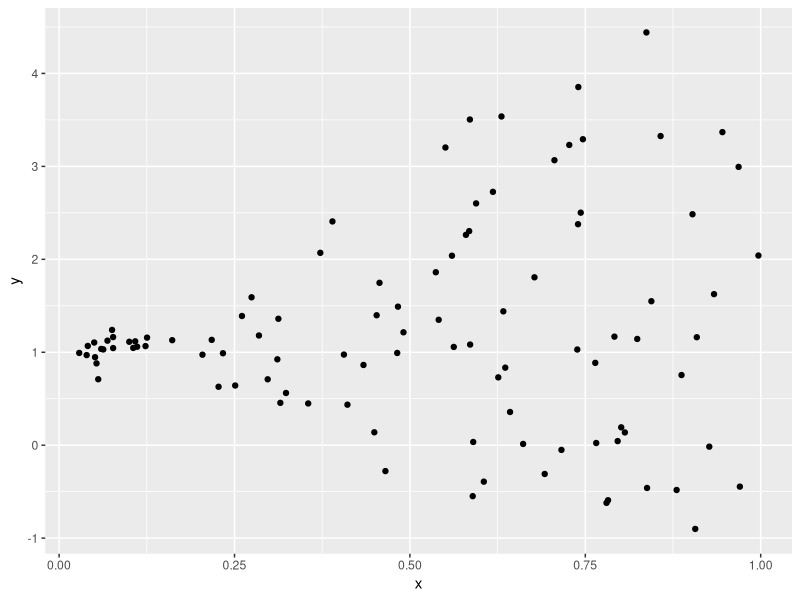

This chart was generated by the following R code:
## ---- chunk 1
library(tidyverse)

plot_df = 
  tibble(
    x = runif(100),
    y = 1 + 2*x*rnorm(100)
  )

plot_df|>
  ggplot(aes(x = x, y = y))+
  geom_point()
